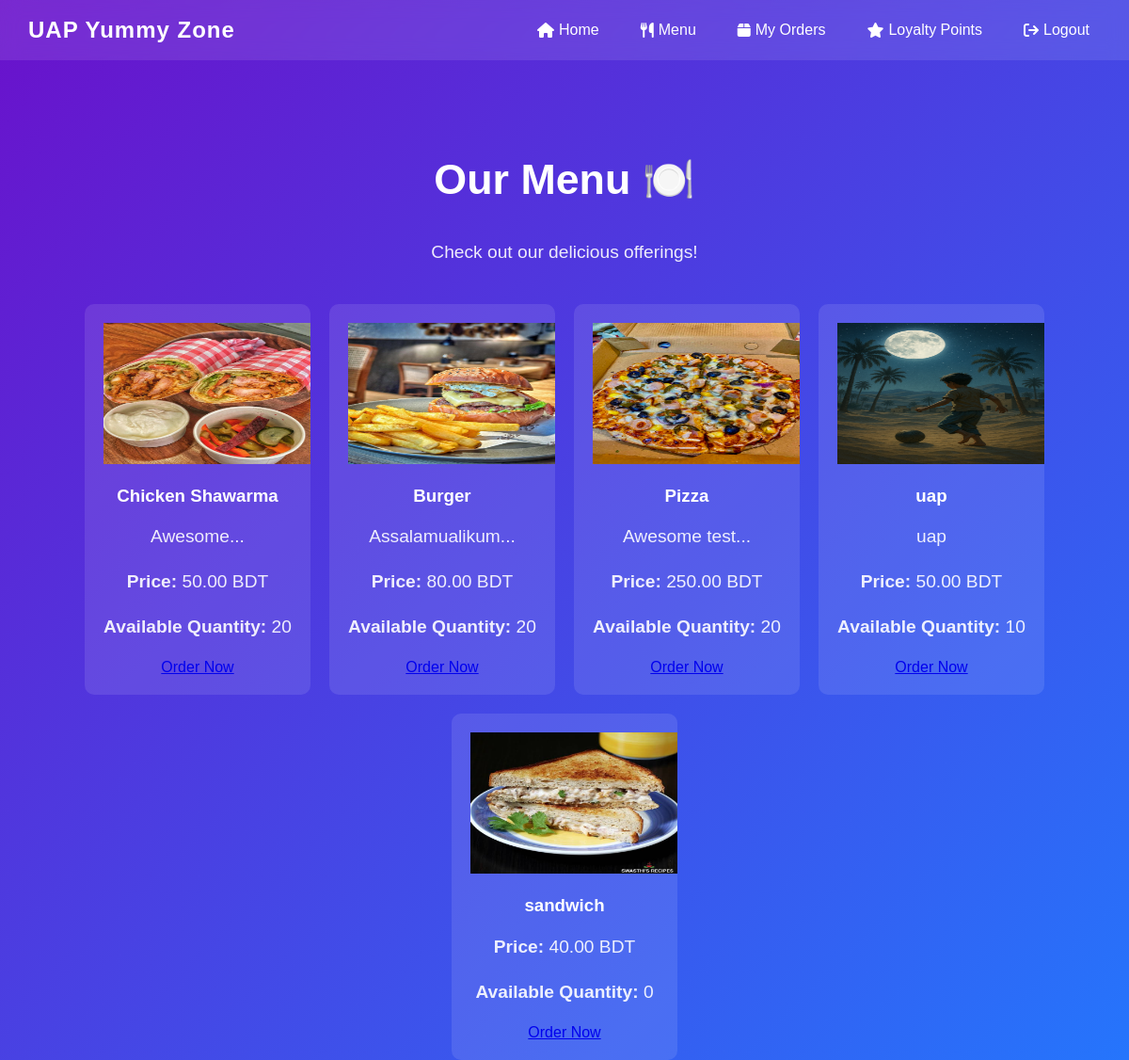
Screenshot of /student/menu/ with the database file from the repository.
### menu/models.py (models this page shows, shortened)
class FoodItem(models.Model):
    name = models.CharField(max_length=100)
    description = models.TextField(blank=True)
    price = models.DecimalField(max_digits=20, decimal_places=2, default=Decimal('0.00'))
    image = models.ImageField(upload_to='menu_images/', blank=True, null=True)
    available = models.BooleanField(default=True)
    quantity = models.PositiveIntegerField(default=0)

### menu/views.py (the view)
# urls.py: path('student/menu/', views.student_menu, name='student_menu'),
def student_menu(request):
    foods = FoodItem.objects.filter(available=True)
    return render(request, 'student_menu.html', {'foods': foods})

### templates/student_menu.html (shortened to what this page needs)
<!DOCTYPE html>
<html lang="en">
{% load static %}
<head>
  <link rel="stylesheet" href="{% static 'student.css' %}">
  <link rel="stylesheet" href="https://cdnjs.cloudflare.com/ajax/libs/font-awesome/6.5.0/css/all.min.css">
</head>
<body>
  <nav class="navbar">
    <div class="logo">UAP Yummy Zone</div>
    <ul>
      <li><a href="{% url 'student_home' %}"><i class="fa fa-home"></i> Home</a></li>
      <li><a href="{% url 'student_menu' %}"><i class="fa fa-utensils"></i> Menu</a></li>
      <li><a href="{% url 'student_orders' %}"><i class="fa fa-box"></i> My Orders</a></li>
      <li><a href="{% url 'student_loyalty' %}"><i class="fa fa-star"></i> Loyalty Points</a></li>
      <li><a href="{% url 'index' %}"><i class="fa fa-sign-out"></i> Logout</a></li>
    </ul>
  </nav>
   <section class="hero">
    <h1>Our Menu 🍽️</h1>
    <p>Check out our delicious offerings!</p>
    <div class="menu-list">
      {% for item in foods %}
        <div class="menu-item">
          {% if item.image %}
            <img src="{{ item.image.url }}" width="220" height="150" alt="{{ item.name }}"><br>
          {% endif %}
          <h3>{{ item.name }}</h3>
          <p>{{ item.description }}</p>
          <p><strong>Price:</strong> {{ item.price }} BDT</p>
            <p><strong>Available Quantity:</strong> {{ item.quantity }}</p>
          <a href="{% url 'order_food' item.id %}" class="order-btn">Order Now</a>
        </div>
      {% endfor %}
    </div>
  </section>
</body>
</html>

### static/student.css (style rules this page uses)
body { margin: 0; font-family: 'Poppins', sans-serif; background: linear-gradient(135deg, #6a11cb, #2575fc); color: #fff; }
.navbar { display: flex; justify-content: space-between; align-items: center; background: rgba(255, 255, 255, 0.1); padding: 15px 30px; backdrop-filter: blur(10px); position: sticky; top: 0; z-index: 100; }
.navbar .logo { font-size: 24px; font-weight: 700; letter-spacing: 1px; }
.navbar ul { list-style: none; display: flex; gap: 20px; margin: 0; padding: 0; flex-wrap: wrap; }
.navbar ul li a { text-decoration: none; color: #fff; padding: 8px 12px; border-radius: 6px; transition: all 0.3s ease; display: flex; align-items: center; gap: 5px; font-weight: 500; }
.hero { text-align: center; margin-top: 100px; padding: 0 20px; }
.hero h1 { font-size: 2.8rem; font-weight: 700; }
.hero p { margin-top: 15px; font-size: 1.2rem; opacity: 0.9; line-height: 1.5; }
.menu-list { display: flex; flex-wrap: wrap; gap: 20px; justify-content: center; margin-top: 40px; }
.menu-item { background: rgba(255,255,255,0.1); padding: 20px; border-radius: 10px; width: 200px; text-align: center; transition: transform 0.3s ease, background 0.3s ease; }

### rows the page displays
FoodItem: image (picture), name "Chicken Shawarma", description "Awesome...", price "50.00", quantity "20"
FoodItem: image (picture), name "Burger", description "Assalamualikum...", price "80.00", quantity "20"
FoodItem: image (picture), name "Pizza", description "Awesome test...", price "250.00", quantity "20"
FoodItem: image (picture), name "uap", description "uap", price "50.00", quantity "10"
FoodItem: image (picture), name "sandwich", price "40.00", quantity "0"
